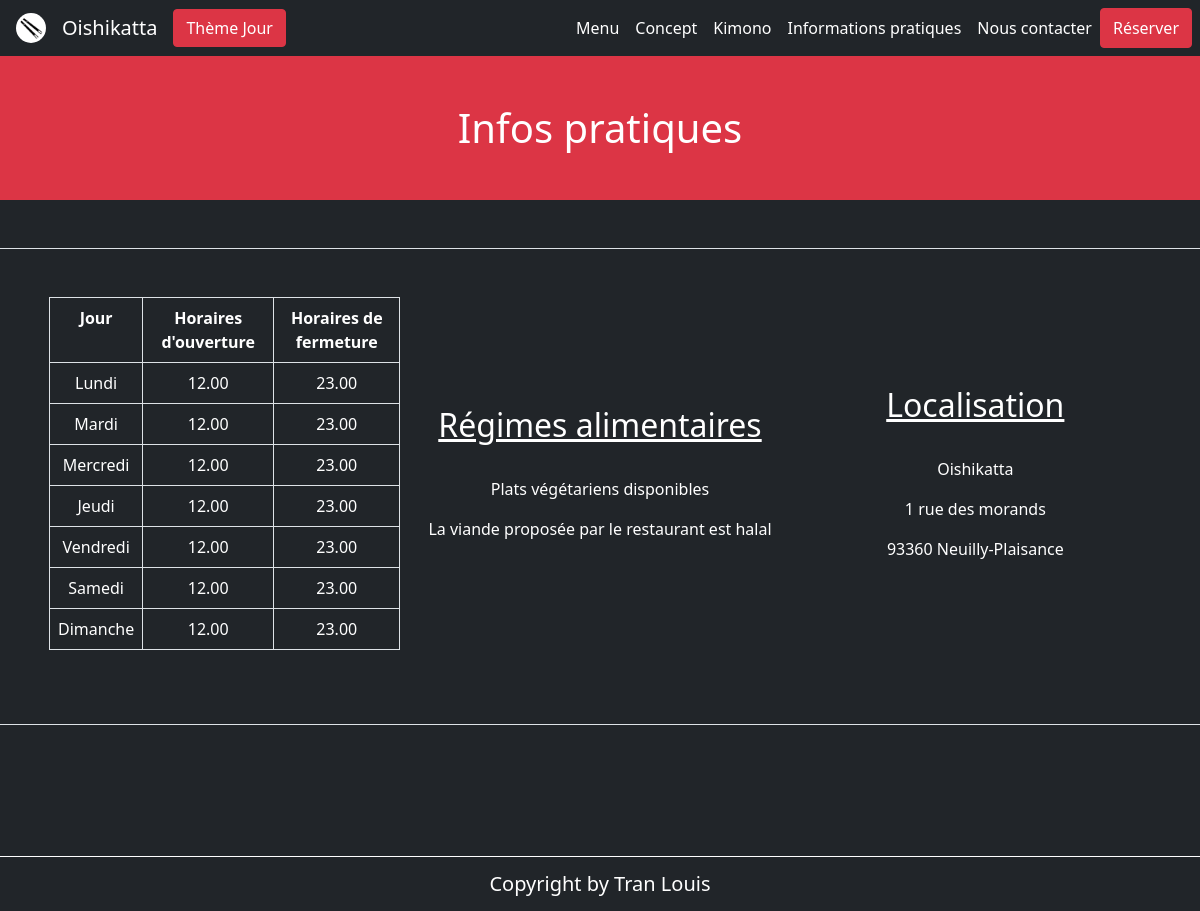
The app's page /?path=horairesouverture&action=info, older data.
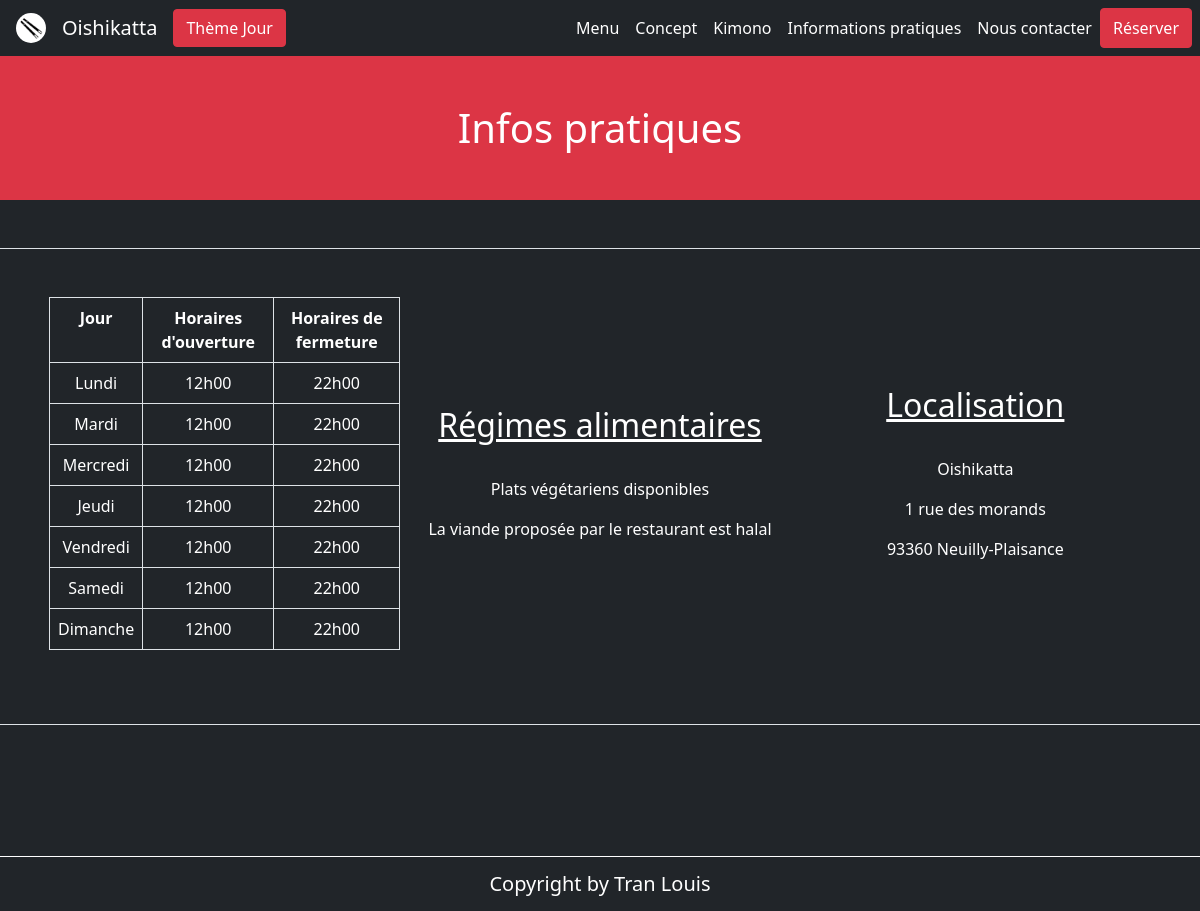
The same page, newer data.
### tables this page shows
CREATE TABLE IF NOT EXISTS `horaires_ouverture` (
  `Id_horaires_ouverture` int(11) NOT NULL AUTO_INCREMENT,
  `nom` varchar(150) DEFAULT NULL,
  `heure_ouverture` varchar(50) DEFAULT NULL,
  `heure_fermeture` varchar(50) DEFAULT NULL,
  PRIMARY KEY (`Id_horaires_ouverture`)
);

### model/manager/HorairesOuvertureManager.php (called while the page is built, shortened)
<?php
class HorairesOuvertureManager
{
    private $lePDO;
    public function __construct($unPDO)
    {
        $this->lePDO = $unPDO;
    }
    function fetchAllHorairesOuvertures()
    {
        try {
            $connex = $this->lePDO;
            $sql = $connex->prepare("SELECT * FROM horaires_ouverture");
            $sql->execute();
            $sql->setFetchMode(PDO::FETCH_CLASS, "HorairesOuverture");
            $resultat = ($sql->fetchAll());
            return $resultat;
        } catch (PDOException $error) {
            echo $error->getMessage();
        }
    }
}

### model/class/HorairesOuverture.class.php (called while the page is built, shortened)
<?php
class HorairesOuverture
{
    private $nom;
    private $heure_ouverture;
    private $heure_fermeture;
    public function getNom()
    {
        return $this->nom;
    }
    public function getHeureOuverture()
    {
        return $this->heure_ouverture;
    }
    public function getHeureFermeture()
    {
        return $this->heure_fermeture;
    }
}

### view/info.php (the view, shortened to what this page needs)
<h1 class="py-5 bg-danger titre">Infos pratiques</h1>
<div class="row mt-5 p-5 border d-flex align-items-center ">
    <div class="col-lg-4 col-md-12">
        <table class="table table-bordered ">
            <tr>
                <th class="liste-table">Jour</th>
                <th class="liste-table">Horaires d'ouverture</th>
                <th class="liste-table">Horaires de fermeture</th>
            </tr>
            <?php
            foreach ($horairesOuverture as $creneau) {
            ?>
                <tr>
                    <td class="align-middle liste-td"><?= $creneau->getNom() ?></td>
                    <td class="align-middle liste-td"><?= $creneau->getHeureOuverture() ?></td>
                    <td class="align-middle liste-td"><?= $creneau->getHeureFermeture() ?></td>
                </tr>
            <?php } ?>
        </table>
    </div>
    <div class="col-lg-4">
        <h2 class="text-decoration-underline">Régimes alimentaires</h1>
            <br>
            <p>Plats végétariens disponibles</p>
            <p>La viande proposée par le restaurant est halal</p>
    </div>
    <div class="col-lg-4">
        <h2 class="text-decoration-underline">Localisation</h1>
            <br>
            <p>Oishikatta</p>
            <p>1 rue des morands</p>
            <p>93360 Neuilly-Plaisance</p>
    </div>
</div>
<?php $content = ob_get_clean(); ?>
<?php require("template.php"); ?>

### index.php (shortened to what this page needs)
<?php
$path = filter_var($_GET['path'] ?? "main", FILTER_SANITIZE_FULL_SPECIAL_CHARS);
switch ($path) {
    case "horairesouverture":
        require("controller/horairesouvertureController.php");
        break;
}

### controller/horairesouvertureController.php (shortened to what this page needs)
<?php
$action = filter_var($_GET["action"] ?? "horairesouverture", FILTER_SANITIZE_FULL_SPECIAL_CHARS);
switch ($action) {
    case "info":
        $objectHorairesOuverture = new HorairesOuvertureManager($lePDO);
        $horairesOuverture = $objectHorairesOuverture->fetchAllHorairesOuvertures();
        require("view/info.php");
        break;
}

### view/template.php (shortened to what this page needs)
<!DOCTYPE html>
<html lang="fr">
<head>
    <link href="https://cdn.jsdelivr.net/npm/bootstrap@5.1.3/dist/css/bootstrap.min.css" rel="stylesheet">
    <link rel="stylesheet" href="public/css/style.css">
</head>
<body>
    <?php include "fragments/menu.php"; ?>
    <main class="min-vh-100 container-fluid">
        <?php echo $content; ?>
    </main>
    <?php include "fragments/footer.php"; ?>
</body>

### view/fragments/menu.php (shortened to what this page needs)
<nav class="navbar navigation navbar-expand-lg navbar-dark ">
    <img class="img-responsive ms-3 me-3 bg-white" style="border-radius: 15px;padding: 3px;width:30px" src="public/images/baguettes.png" alt="couverts baguettes">
    <a class="navbar-brand ml-2 lien" href="./?path=main&action=home">Oishikatta</a>
    <button id="theme" class="btn btn-danger">Thème Jour</button>
    <div class="collapse navbar-collapse mx-2" id="navbarNav">
        <ul class="navbar-nav ms-auto">
            <li class="nav-item">
                <a class="nav-link lien" href="./?path=categorie&action=menu">Menu</a>
            </li>
            <li class="nav-item">
                <a class="nav-link lien" href="./?path=main&action=concept">Concept</a>
            </li>
            <li class="nav-item">
                <a class="nav-link lien" href="./?path=kimono&action=kimono">Kimono</a>
            </li>
            <li class="nav-item">
                <a class="nav-link lien" href="./?path=horairesouverture&action=info">Informations pratiques</a>
            </li>
            <li class="nav-item">
                <a class="nav-link lien" href="./?path=main&action=contact">Nous contacter</a>
            </li>
            <button class="btn btn-danger" data-bs-toggle="modal" data-bs-target="#myModal">Réserver</button>
        </ul>
    </div>
</nav>

### view/fragments/footer.php
<footer>
    <div class="container-fluid">
        <li>Copyright by Tran Louis</li>
    </div>
</footer>

### public/css/style.css (style rules this page uses)
.container-fluid { padding-left: 0rem; padding-right: 0rem; overflow: hidden; }
body { background-color: #212529; color: white; text-align: center; }
.col-lg-4 { padding-bottom: 10px; }
.navbar-dark .navbar-nav .nav-link { color: white; }
footer { display: flex; border-top: solid 1px; padding: 1%; font-size: 20px; }
footer li { list-style-type: none; }
th { color: white; }
td { color: white; }

Row changes from the older to the newer data that the page shows:
changed horaires_ouverture "Lundi": heure_ouverture "12.00" → "12h00"; heure_fermeture "23.00" → "22h00"
changed horaires_ouverture "Mardi": heure_ouverture "12.00" → "12h00"; heure_fermeture "23.00" → "22h00"
changed horaires_ouverture "Mercredi": heure_ouverture "12.00" → "12h00"; heure_fermeture "23.00" → "22h00"
changed horaires_ouverture "Jeudi": heure_ouverture "12.00" → "12h00"; heure_fermeture "23.00" → "22h00"
changed horaires_ouverture "Vendredi": heure_ouverture "12.00" → "12h00"; heure_fermeture "23.00" → "22h00"
changed horaires_ouverture "Samedi": heure_ouverture "12.00" → "12h00"; heure_fermeture "23.00" → "22h00"
changed horaires_ouverture "Dimanche": heure_ouverture "12.00" → "12h00"; heure_fermeture "23.00" → "22h00"
